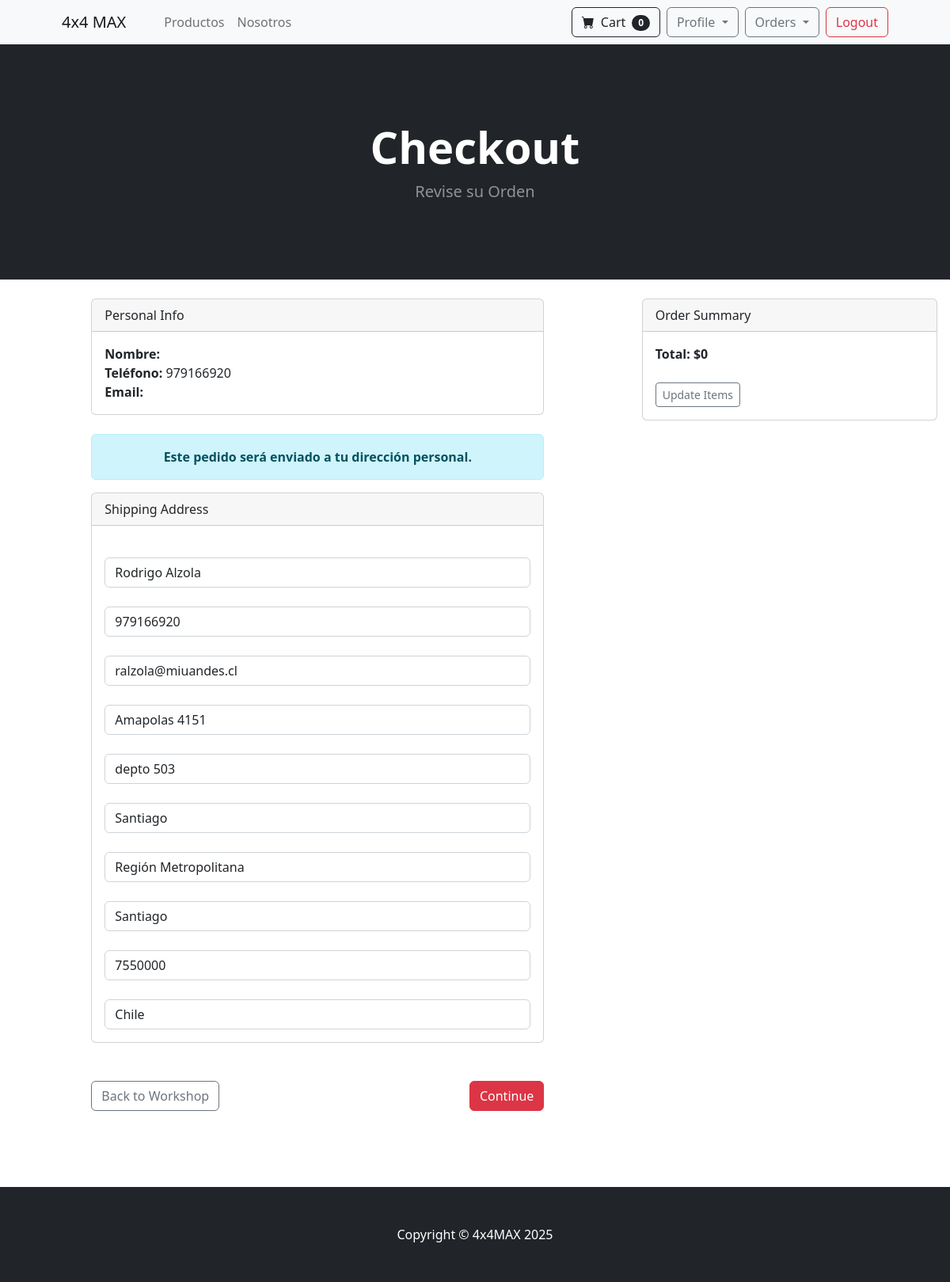
The page /payment/checkout (signed in) on the database as committed earlier.
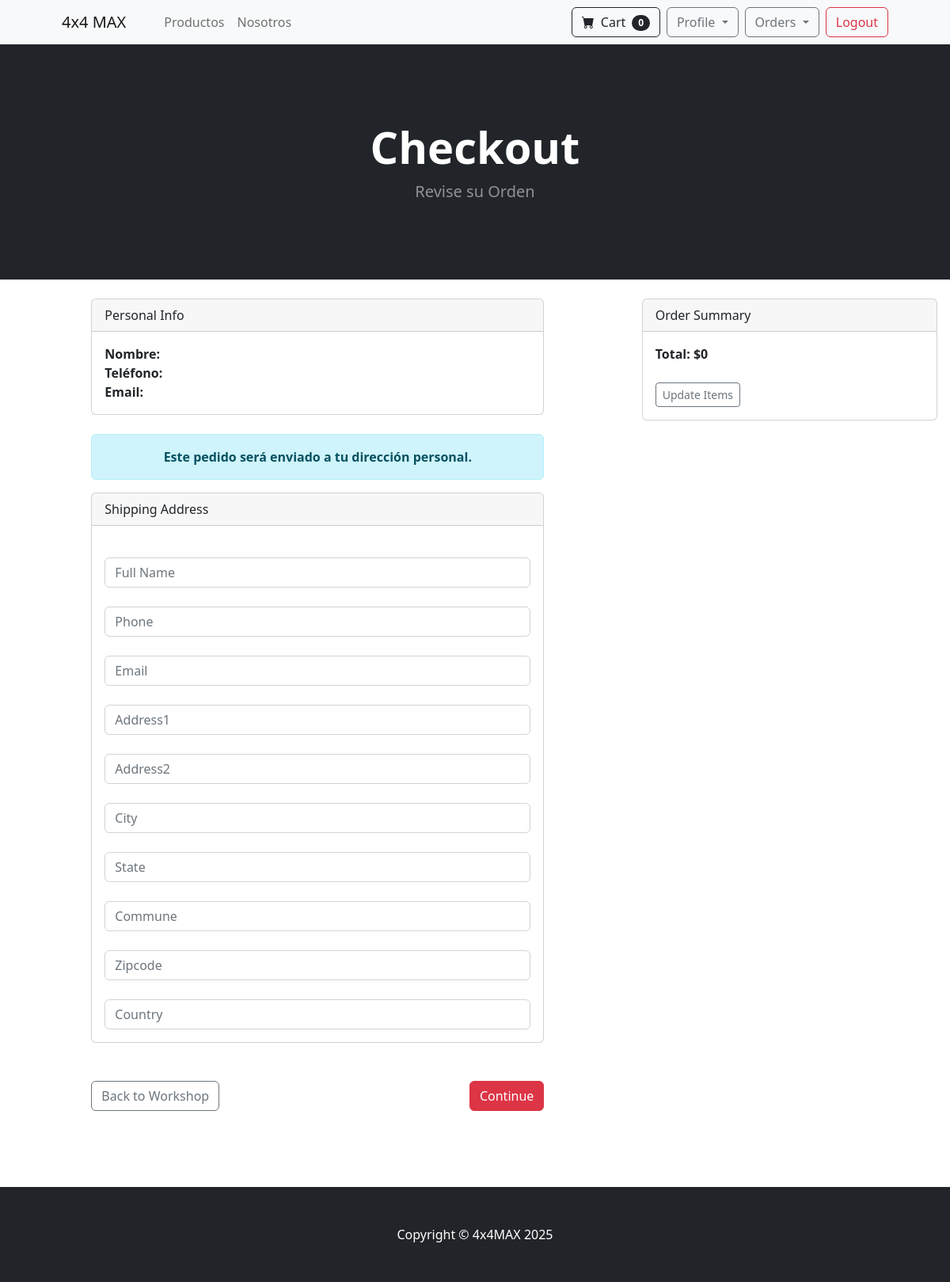
The same page on the database as committed later.
### store/models.py (models this page shows, shortened)
class Profile(models.Model):
    user = models.OneToOneField(User, on_delete=models.CASCADE)
    full_name = models.CharField(max_length=100, blank=False)
    date_modified = models.DateTimeField(User, auto_now=True)
    phone = models.CharField(max_length=20, blank=False)
    email = models.EmailField(max_length=100, blank=False)
    address1 = models.CharField(max_length=200, blank=True)
    address2 = models.CharField(max_length=200, blank=True)
    city = models.CharField(max_length=200, blank=True)
    state = models.CharField(max_length=200, blank=True)
    commune = models.CharField(max_length=200, blank=True)
    zipcode = models.CharField(max_length=200, blank=True)
    country = models.CharField(max_length=200, blank=True)
    old_cart = models.CharField(max_length=200, blank=True)

### payment/models.py (models this page shows, shortened)
class ShippingAddress(models.Model):
    user = models.ForeignKey(User, on_delete=models.CASCADE, null=True, blank=True)
    shipping_full_name = models.CharField(max_length=255)
    shipping_phone = models.CharField(max_length=20)
    shipping_email = models.CharField(max_length=255)
    shipping_address1 = models.CharField(max_length=255)
    shipping_address2 = models.CharField(max_length=255, null=True, blank=True)
    shipping_city = models.CharField(max_length=255)
    shipping_state = models.CharField(max_length=255)
    shipping_commune = models.CharField(max_length=255)
    shipping_zipcode = models.CharField(max_length=255, null=True, blank=True)
    shipping_country = models.CharField(max_length=255)
    class Meta:
        verbose_name_plural = "Shipping Address"

### payment/views.py (the view, shortened to what this page needs)
# urls.py: path('checkout', views.checkout, name='checkout'),
def checkout(request):
    cart = Cart(request)
    cart_products = cart.get_products()
    quantities = cart.get_quants()
    total = cart.cart_total()
    personal_info = None
    guest_user_form = None
    workshop_id = workshop_id = request.POST.get('workshop_id') or request.GET.get('workshop_id')
    shipping_form = None
    is_workshop_shipping = False
    if request.method == 'GET':
       request.session.pop('guest_info', None)
    if request.user.is_authenticated:
        try:
            profile = Profile.objects.get(user=request.user)
            personal_info = {
                'full_name': profile.full_name,
                'phone': profile.phone,
                'email': profile.email,
            }
        except Profile.DoesNotExist:
            personal_info = {
                'full_name': '',
                'phone': '',
                'email': '',
            }
        if workshop_id:
            try:
                selected_workshop = Workshop.objects.get(id=workshop_id)
                is_workshop_shipping = True
                shipping_data = {
                    'shipping_full_name': selected_workshop.name,
                    'shipping_phone': '',
                    'shipping_email': '',
                    'shipping_address1': selected_workshop.address1,
                    'shipping_address2': selected_workshop.address2,
                    'shipping_city': selected_workshop.city,
                    'shipping_state': selected_workshop.state,
                    'shipping_commune': selected_workshop.commune,
                    'shipping_zipcode': selected_workshop.zipcode,
                    'shipping_country': selected_workshop.country,
                }
                shipping_form = ShippingForm(initial=shipping_data)
                if request.method == 'POST':
                        print("POST recibido con taller")
                        shipping_info = shipping_data
                        billing_form = PaymentForm()
                        request.session['personal_info'] = personal_info
                        request.session['shipping_info'] = shipping_info
                        request.session['workshop_id'] = workshop_id
                        return render(request, "payment/billing_info.html", {
                            "cart_products": cart_products,
                            "quantities": quantities,
                            "total": total,
                            "shipping_info": shipping_info,
                            "personal_info": personal_info,
                            "billing_form": billing_form
                            })
            except Workshop.DoesNotExist:
                print("No se encontró el taller o no se envió POST")
                shipping_form = ShippingForm()
        else:
            is_workshop_shipping = False
            try:
                shipping_user = ShippingAddress.objects.get(user=request.user)
                shipping_form = ShippingForm(request.POST or None, instance=shipping_user)
            except ShippingAddress.DoesNotExist:
                shipping_form = ShippingForm(request.POST or None)
    return render(request, "payment/checkout.html", {
        "cart_products": cart_products,
        "quantities": quantities,
        "total": total,
        "shipping_form": shipping_form,
        "personal_info": personal_info,
        "is_workshop_shipping": is_workshop_shipping,
        "guest_user_form": guest_user_form,
        "workshop_id": workshop_id,
    })

### cart/cart.py (called while the page is built, shortened)
    def __len__(self):
        return len(self.cart)

    def get_products(self):
        product_ids = self.cart.keys()
        products = Product.objects.filter(id__in=product_ids)
        return products

    def get_quants(self):
        quantities = {}
        for product_id, value in self.cart.items():
            if isinstance(value, dict):
                quantities[product_id] = value['quantity']
            else:
                quantities[product_id] = value
        return quantities

    def cart_total(self):
        product_ids = self.cart.keys()
        products = Product.objects.filter(id__in=product_ids)
        quantities = self.get_quants()  # Usar get_quants() para compatibilidad
        total = 0
        return total

### cart/context_processor.py (called while the page is built)
def cart(request):
    return {'cart': Cart(request)}

### store/templatetags/custom_filters.py (called while the page is built)
@register.filter
def currency_format(value):
    try:
        value = float(value)
        value = int(value)
        return f"{value:,}".replace(',', '.')
    except (ValueError, TypeError):
        return value

### payment/templates/payment/checkout.html (shortened to what the changed rows need)
{% extends 'base.html' %}
{% load custom_filters %}
{% block content %}
<header class="bg-dark py-5">
  <div class="container-fluid px-3 my-5">
    <div class="text-center text-white">
      <h1 class="display-4 fw-bolder">Checkout</h1>
    </div>
  </div>
</header>
<br/>
<div class="container-fluid px-3">
  <div class="row justify-content-between">
      <div class="col-lg-6 mx-auto">
    {% if user.is_authenticated %}
      <form method="POST" action="{% url 'checkout' %}">
          <div class="card mb-4">
            <div class="card-header">Personal Info</div>
            <div class="card-body">
              <div class="mb-0"><strong>Nombre:</strong> {{ personal_info.full_name }}</div>
              <div class="mb-0"><strong>Teléfono:</strong> {{ personal_info.phone }}</div>
              <div class="mb-0"><strong>Email:</strong> {{ personal_info.email }}</div>
            </div>
          </div>
          <div class="alert alert-info text-center">
            {% if is_workshop_shipping %}
              <strong>Este pedido será enviado al taller seleccionado.</strong>
            {% else %}
              <strong>Este pedido será enviado a tu dirección personal.</strong>
            {% endif %}
          </div>
          <div class="card mb-0">
            <div class="card-header">Shipping Address</div>
            <div class="card-body">
              {% if is_workshop_shipping %}
                <div class="mb-1"><strong>Taller:</strong> {{ shipping_form.shipping_full_name.value }}</div>
                <div class="mb-1"><strong>Dirección:</strong> {{ shipping_form.shipping_address1.value }}</div>
                <div class="mb-1"><strong>Ciudad:</strong> {{ shipping_form.shipping_city.value }}</div>
                <div class="mb-1"><strong>Estado:</strong> {{ shipping_form.shipping_state.value }}</div>
                <div class="mb-1"><strong>Comuna:</strong> {{ shipping_form.shipping_commune.value }}</div>
                <div class="mb-1"><strong>Código Postal:</strong> {{ shipping_form.shipping_zipcode.value }}</div>
                <input type="hidden" name="workshop_id" value="{{ workshop_id }}">
              {% else %}
                <div class="mb-0">{{ shipping_form.shipping_full_name.label_tag }} {{ shipping_form.shipping_full_name }}</div>
                <div class="mb-0">{{ shipping_form.shipping_phone.label_tag }} {{ shipping_form.shipping_phone }}</div>
                <div class="mb-0">{{ shipping_form.shipping_email.label_tag }} {{ shipping_form.shipping_email }}</div>
                <div class="mb-0">{{ shipping_form.shipping_address1.label_tag }} {{ shipping_form.shipping_address1 }}</div>
                <div class="mb-0">{{ shipping_form.shipping_address2.label_tag }} {{ shipping_form.shipping_address2 }}</div>
                <div class="mb-0">{{ shipping_form.shipping_city.label_tag }} {{ shipping_form.shipping_city }}</div>
                <div class="mb-0">{{ shipping_form.shipping_state.label_tag }} {{ shipping_form.shipping_state }}</div>
                <div class="mb-0">{{ shipping_form.shipping_commune.label_tag }} {{ shipping_form.shipping_commune }}</div>
                <div class="mb-0">{{ shipping_form.shipping_zipcode.label_tag }} {{ shipping_form.shipping_zipcode }}</div>
                <div class="mb-0">{{ shipping_form.shipping_country.label_tag }} {{ shipping_form.shipping_country }}</div>
              {% endif %}
            </div>
          </div>
          <br><br>
                <div class="d-flex justify-content-between">
  <a href="{% url 'workshop' %}" class="btn btn-outline-secondary">Back to Workshop</a>
  <button type="submit" class="btn btn-danger">Continue</button>
</div>
</form>
      {% endif %}
        <br><br>
    </div>
  </div>
</div>
<br/><br/>
{% endblock %}

Rows that differ between the two databases and show on the page:
no longer on this page (row edited): Profile: phone "979166920"
changed ShippingAddress: shipping_full_name "Rodrigo Alzola" → (not shown); shipping_phone "979166920" → (not shown); shipping_email "ralzola@miuandes.cl" → (not shown); shipping_address1 "Amapolas 4151" → (not shown); shipping_address2 "depto 503" → (not shown); shipping_city "Santiago" → (not shown); shipping_state "Región Metropolitana" → (not shown); shipping_commune "Santiago" → (not shown); shipping_zipcode "7550000" → (not shown); shipping_country "Chile" → (not shown)
